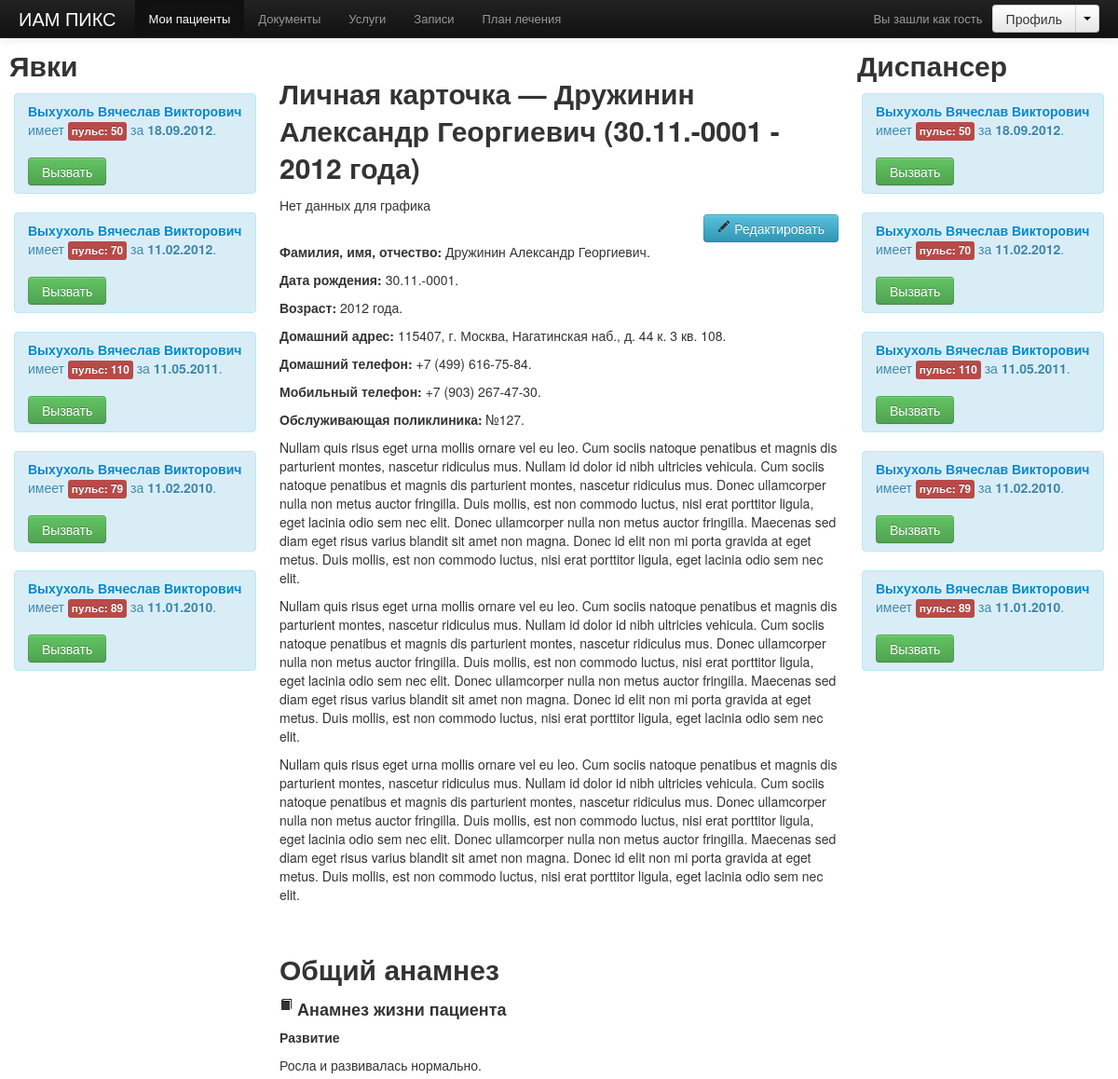
Before: /demo/show.php?patient_id=30 (upper part) with the older database file.
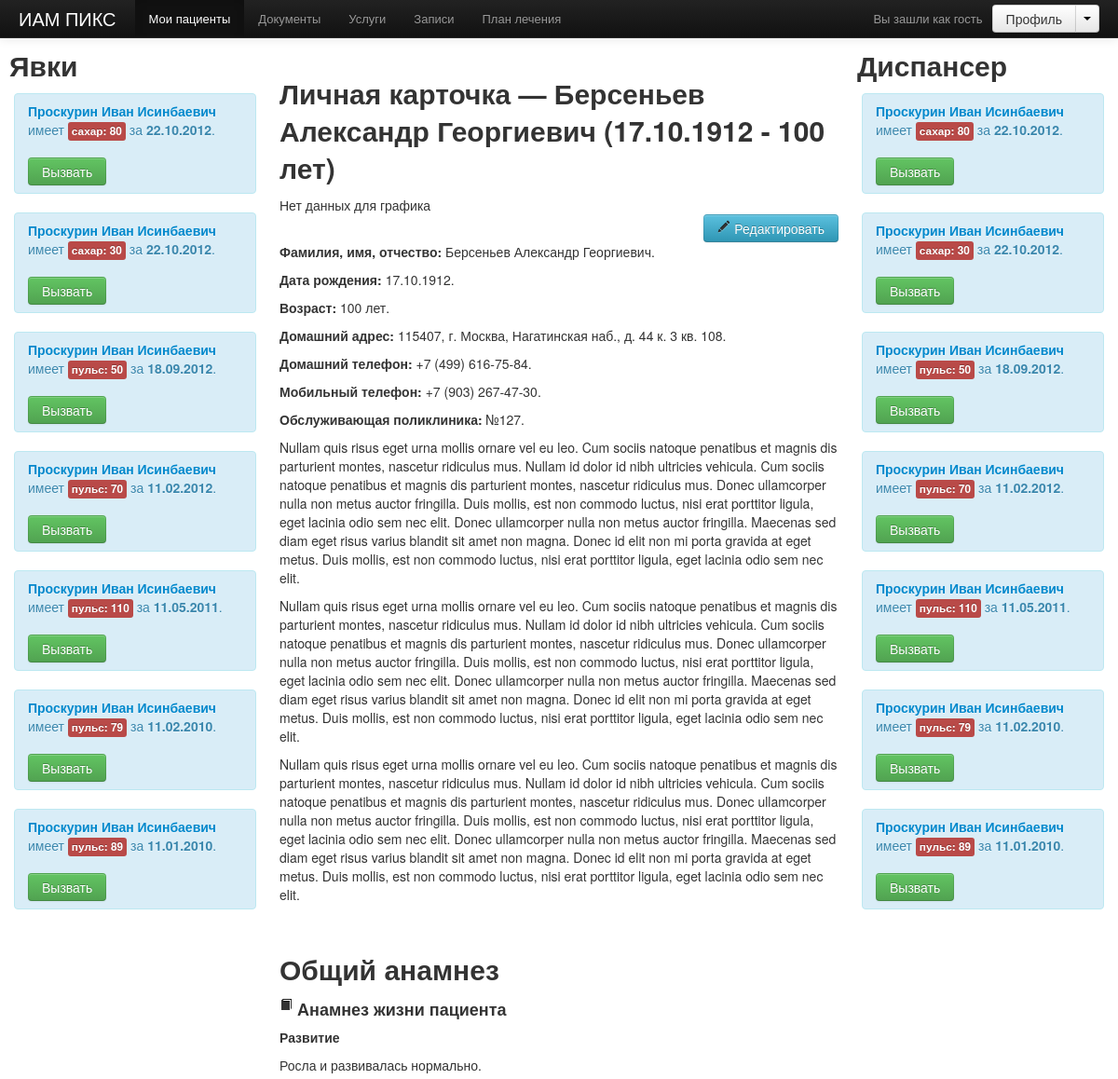
After: the same page with the newer database file.
### tables this page shows
CREATE TABLE IF NOT EXISTS `parameters` (
  `id` int(11) NOT NULL AUTO_INCREMENT,
  `value` varchar(10) DEFAULT NULL,
  `closed` tinyint(1) DEFAULT '0',
  `sent` tinyint(1) DEFAULT '0',
  `date` timestamp NOT NULL DEFAULT CURRENT_TIMESTAMP ON UPDATE CURRENT_TIMESTAMP,
  `parameter_type_id` int(11) NOT NULL,
  `patient_id` int(11) NOT NULL,
  `preparation_id` int(11) NOT NULL,
  `parameter_norm_id` int(11) NOT NULL,
  PRIMARY KEY (`id`),
  KEY `parameter_types_id_FK_1` (`parameter_type_id`),
  KEY `parameter_types_id_FK_2` (`patient_id`),
  KEY `preparation_id_FK_2` (`preparation_id`),
  KEY `parameter_types_id_FK_6` (`parameter_norm_id`)
);

CREATE TABLE IF NOT EXISTS `patients` (
  `id` int(11) NOT NULL AUTO_INCREMENT,
  `first_name` varchar(300) NOT NULL,
  `last_name` varchar(120) DEFAULT NULL,
  `patronymic` varchar(120) DEFAULT NULL,
  `sex` varchar(1) DEFAULT NULL,
  `document` text,
  `address` text NOT NULL,
  `phone` varchar(50) DEFAULT NULL,
  `mobile_phone` varchar(30) DEFAULT NULL,
  `mobile_phone_second` varchar(30) DEFAULT NULL,
  `desease` text,
  `date_birth` date NOT NULL,
  PRIMARY KEY (`id`)
);

### demo/functions.php (called while the page is built, shortened)
<?php
function escape($value) {
    $record = mysql_real_escape_string($value);
    return $record;
}
function query($value) {
    $sql = mysql_query($value);
    return $sql;
}
function get_patient()
{
    $sql = query("select * from patients where id = '".$_GET['patient_id']."' limit 1");
    while($records = mysql_fetch_assoc($sql))
    $new_records[] = $records;
    return $new_records;
}
function get_date_birth($date)
{
    return date("d.m.Y",strtotime($date));
}
function get_age($date)
{
    $age = floor((time() - strtotime($date)) / (60 * 60 * 24 * 365.25));
    $str = array(2,3,4);
    $str_except = array(11,12,13);
    if(in_array($age % 10, $str) && !in_array($age, $str_except)) {
        $val = 'года';
    }
    else {
        $val = 'лет';
    }
    $str = array(0,5,6,7,8,9);
    if(in_array($age % 10, $str)) {
        $val =  'лет';
    }
    $str = array(1);
    return $age . ' ' . $val;
}
function set_chart($patient_id)
{
    $type = 'pulse';
    $sql = query("select value as y, unix_timestamp(date) as x, parameter_types.name as title,
        preparations.name as tooltip,
        parameter_norms.start_norm as startNorm,
        parameter_norms.end_norm as endNorm,
        parameter_norms.below_start_norm as belowStartNorm,
        parameter_norms.below_end_norm as belowEndNorm,
        parameter_norms.above_start_norm as aboveStartNorm,
        parameter_norms.above_end_norm as aboveEndNorm
        from parameters, parameter_types, preparations, parameter_norms
        where parameter_types.code in('$type') and parameters.parameter_type_id=parameter_types.id
        and parameters.preparation_id = preparations.id and parameters.patient_id = '".escape($patient_id)."'
        order by x asc");
    if($sql) {
        return $records;
    }
}
function notifs()
{
    $sql = query("SELECT distinct(parameters.id) as id, patients.last_name, patients.id as uid, patients.first_name, patients.patronymic,
    parameters.date as date, parameters.value,
    (select LOWER(parameter_types.name) from parameter_types where parameters.parameter_type_id = parameter_types.id limit 1) as name,
    (select parameter_types.code from parameter_types where parameters.parameter_type_id = parameter_types.id limit 1) as code
    FROM parameters, parameter_norms, patients
    WHERE (value < start_norm OR value > end_norm) AND YEAR(date) >= '2010' AND YEAR(date) <= '2012' AND (parameter_norm_id = parameter_norms.id
    AND patients.id = parameters.patient_id) ORDER BY date DESC");
    while($record = mysql_fetch_assoc($sql))
    $records[] = $record;
    return $records;
}

### demo/includes/notifications.php (the view, shortened to what this page needs)
<?php
$patients = notifs();
$str = explode(';', $_COOKIE['messages']);
$sent = explode(';', $_COOKIE['sent']);
$closed = explode(';', $_COOKIE['closed']);
for($i=0;$i<count($patients); $i++) {
    $id = $patients[$i]['id'];
    if(!in_array($id, $sent) && !in_array($id, $closed))  { ?>
    <div class="alert
    <?php if(in_array($id, $str)) { echo 'alert-success'; } else { echo 'alert-info'; } ?>" id="<?=$id?>">
            <a href="/demo/show.php?patient_id=<?=$patients[$i]['uid']?>" id="<?=$patients[$i]['uid']?>" class="js-chart-link js-name" rel="tooltip" data-original-title="Просмотреть график по <?=$patients[$i]['name']?>у">
                <strong>
                    <?=$patients[$i]['last_name'] .' '. $patients[$i]['first_name'] .' '. $patients[$i]['patronymic']?>
                </strong>
            </a>
         имеет <span class="label label-important"><?=$patients[$i]['name']?>: <?=$patients[$i]['value']?></span> за
        <b><?=date("d.m.Y",strtotime($patients[$i]['date']))?></b>.
        <br><br>
        <?php if(!in_array($id, $str)) { ?>
            <button type="button" class="btn btn-success submit" data-toggle="modal" href="#myModal">Вызвать</button>
        <?php } ?>
    </div>
<?php }  } ?>

### demo/includes/head.php (shortened to what this page needs)
<?php require_once($_SERVER['DOCUMENT_ROOT'] . '/demo/functions.php');?>
<!DOCTYPE html>
 <html class="no-js">
<head>
    <link rel="stylesheet" href="css/main.css">
    <link href="css/bootstrap.min.css" rel="stylesheet">
    <link rel="stylesheet" href="http://code.jquery.com/ui/1.9.0/themes/base/jquery-ui.css" />
</head>
<body>

### demo/includes/header.php (shortened to what this page needs)
<div class="navbar navbar-inverse navbar-fixed-top">
    <div class="navbar-inner">
        <div class="container-fluid">
            <a class="brand" href="/demo/">ИАМ ПИКС</a>
            <div class="nav-collapse collapse" style="height: 0px; ">
                <ul class="nav">
                    <li class="active">
                        <a href="#">Мои пациенты</a>
                    </li>
                    <li><a href="#">Документы</a></li>
                    <li><a href="#">Услуги</a></li>
                    <li><a href="#">Записи</a></li>
                    <li><a href="#">План лечения</a></li>
                </ul>
                <div class="btn-group pull-right gap-left-out_10">
                    <a class="btn" href="#">Профиль</a>
                    <a class="btn dropdown-toggle" data-toggle="dropdown">
                        <span class="caret"></span>
                    </a>
                </div>
                <p class="navbar-text pull-right">
                    Вы зашли как <span class="auth-text">гость</span>
                </p>
            </div>
        </div>
    </div>
</div>

### demo/show.php (shortened to what this page needs)
<?php include('includes/head.php'); ?>
<?php $patient = get_patient(); ?>
<?php include('includes/header.php')?>
<div role="main">
    <aside class="sidebar sidebar_type_left affix">
        <h2>Явки</h2>
        <div class="sidebar__inner">
            <?php include('includes/notifications.php'); ?>
        </div>
    </aside>
    <div class="main">
        <div class="main__inner">
            <?php foreach($patient as $info) { ?>
            <section id="overview">
                <h2>Личная карточка &mdash;
                    <?=$info['last_name'] .' '. $info['first_name'] .' '. $info['patronymic'] .
                        ' (' . get_date_birth($info['date_birth']) . ' - ' .  get_age($info['date_birth']) . ')'?>
                </h2>
                <?php if(set_chart($patient_id)) { ?>
                    <div id="container" style="min-width: 400px; height: 400px; margin: 0 auto"></div>
                <?php } else { echo 'Нет данных для графика'; }?>
                <div class="clearfix">
                    <a style="float: right;" title="Редактировать" href="edit.php?patient_id=<?=$info['id']?>" class="btn btn-info">
                        <i class="icon-pencil"></i> Редактировать
                    </a>
                </div>
                <p>
                    <strong>Фамилия, имя, отчество:</strong>
                    <?=$info['last_name'] .' '. $info['first_name'] .' '. $info['patronymic']?>.
                </p>
                <p>
                    <strong>Дата рождения:</strong> <?=get_date_birth($info['date_birth'])?>.
                </p>
                <p>
                    <strong>Возраст:</strong> <?=get_age($info['date_birth'])?>.
                </p>
                <p>
                    <strong>Домашний адрес:</strong> 115407, г. Москва, Нагатинская наб., д. 44 к. 3 кв. 108.
                </p>
                <p>
                    <strong>Домашний телефон:</strong> +7 (499) 616-75-84.
                </p>
                <p>
                    <strong>Мобильный телефон:</strong> +7 (903) 267-47-30.
                </p>
                <p>
                    <strong>Обслуживающая поликлиника:</strong> №127.
                </p>
                <p>
                    Nullam quis risus eget urna mollis ornare vel eu leo. Cum sociis natoque penatibus et magnis dis parturient montes, nascetur ridiculus mus. Nullam id dolor id nibh ultricies vehicula.
                    Cum sociis natoque penatibus et magnis dis parturient montes, nascetur ridiculus mus. Donec ullamcorper nulla non metus auctor fringilla. Duis mollis, est non commodo luctus, nisi erat porttitor ligula, eget lacinia odio sem nec elit. Donec ullamcorper nulla non metus auctor fringilla.
                    Maecenas sed diam eget risus varius blandit sit amet non magna. Donec id elit non mi porta gravida at eget metus. Duis mollis, est non commodo luctus, nisi erat porttitor ligula, eget lacinia odio sem nec elit.
                </p>
                <p>
                    Nullam quis risus eget urna mollis ornare vel eu leo. Cum sociis natoque penatibus et magnis dis parturient montes, nascetur ridiculus mus. Nullam id dolor id nibh ultricies vehicula.
                    Cum sociis natoque penatibus et magnis dis parturient montes, nascetur ridiculus mus. Donec ullamcorper nulla non metus auctor fringilla. Duis mollis, est non commodo luctus, nisi erat porttitor ligula, eget lacinia odio sem nec elit. Donec ullamcorper nulla non metus auctor fringilla.
                    Maecenas sed diam eget risus varius blandit sit amet non magna. Donec id elit non mi porta gravida at eget metus. Duis mollis, est non commodo luctus, nisi erat porttitor ligula, eget lacinia odio sem nec elit.
                </p>
                <p>
                    Nullam quis risus eget urna mollis ornare vel eu leo. Cum sociis natoque penatibus et magnis dis parturient montes, nascetur ridiculus mus. Nullam id dolor id nibh ultricies vehicula.
                    Cum sociis natoque penatibus et magnis dis parturient montes, nascetur ridiculus mus. Donec ullamcorper nulla non metus auctor fringilla. Duis mollis, est non commodo luctus, nisi erat porttitor ligula, eget lacinia odio sem nec elit. Donec ullamcorper nulla non metus auctor fringilla.
                    Maecenas sed diam eget risus varius blandit sit amet non magna. Donec id elit non mi porta gravida at eget metus. Duis mollis, est non commodo luctus, nisi erat porttitor ligula, eget lacinia odio sem nec elit.
                </p>
            </section>
            <?php } ?>
            <section id="transitions">
                <h2>Общий анамнез</h2>
                <h4>
                    <i class="icon-book"></i>
                    Анамнез жизни пациента
                </h4>
                <h5>
                    Развитие
                </h5>
                <p>
                    Росла и развивалась нормально.
                </p>
            </section>
        </div>
    </div>
    <aside class="sidebar sidebar_type_right affix">
        <h2>Диспансер</h2>
        <div class="sidebar__inner">
            <?php include('includes/notifications.php'); ?>
        </div>
    </aside>
</div>
</body>
</html>

### demo/css/main.css (style rules this page uses)
.gap-left-out_10 { margin-left: 10px; }
.sidebar { position: relative; float: left; width: 270px; }
.sidebar__inner { padding: 0 5px; overflow: auto; }
.sidebar_type_left { padding: 0 0 0 10px; margin-right: -300px; left: 0; }
.sidebar_type_right { padding: 0 10px 0 0; margin-left: -300px; right: 0; }
.main { width: 100%; float: left; }
.main__inner { padding: 0 300px; }
body .alert { position: relative; padding-right: 10px; }

### demo/css/docs.css (style rules this page uses)
body { position: relative; padding-top: 40px; }
body > .navbar { font-size: 13px; }
section { padding-top: 30px; }

Changed rows visible on the page:
now on this page (row edited): parameters: patient.last_name "Проскурин", patient.first_name "Иван", patient.patronymic "Исинбаевич", name "сахар", value "80", date "22.10.2012", shows "Вызвать"
now on this page (row edited): parameters: patient.last_name "Проскурин", patient.first_name "Иван", patient.patronymic "Исинбаевич", name "сахар", value "30", date "22.10.2012", shows "Вызвать"
changed through a linked row, parameters (number 3 of 7 on the later page): patient.last_name "Выхухоль" → "Проскурин"; patient.first_name "Вячеслав" → "Иван"; patient.patronymic "Викторович" → "Исинбаевич"
changed through a linked row, parameters (number 4 of 7 on the later page): patient.last_name "Выхухоль" → "Проскурин"; patient.first_name "Вячеслав" → "Иван"; patient.patronymic "Викторович" → "Исинбаевич"
changed through a linked row, parameters (number 5 of 7 on the later page): patient.last_name "Выхухоль" → "Проскурин"; patient.first_name "Вячеслав" → "Иван"; patient.patronymic "Викторович" → "Исинбаевич"
changed through a linked row, parameters (number 6 of 7 on the later page): patient.last_name "Выхухоль" → "Проскурин"; patient.first_name "Вячеслав" → "Иван"; patient.patronymic "Викторович" → "Исинбаевич"
changed through a linked row, parameters (number 7 of 7 on the later page): patient.last_name "Выхухоль" → "Проскурин"; patient.first_name "Вячеслав" → "Иван"; patient.patronymic "Викторович" → "Исинбаевич"
changed patients "Александр": last_name "Дружинин" → "Берсеньев"; date_birth "30.11.-0001" → "17.10.1912"; date_birth "2012 года" → "100 лет"
